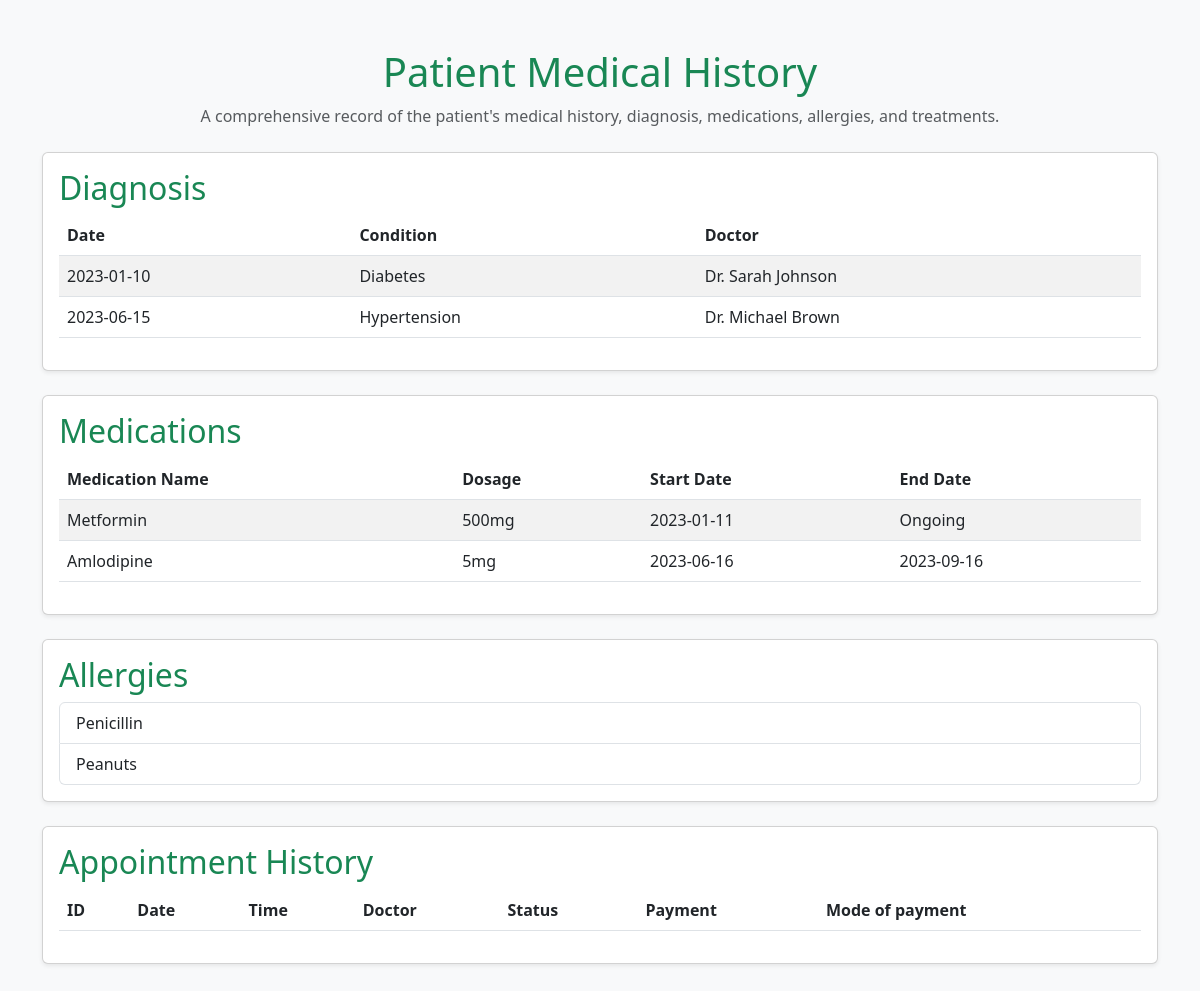
The page /patient_medical_history/ (signed in) on the database as committed earlier.
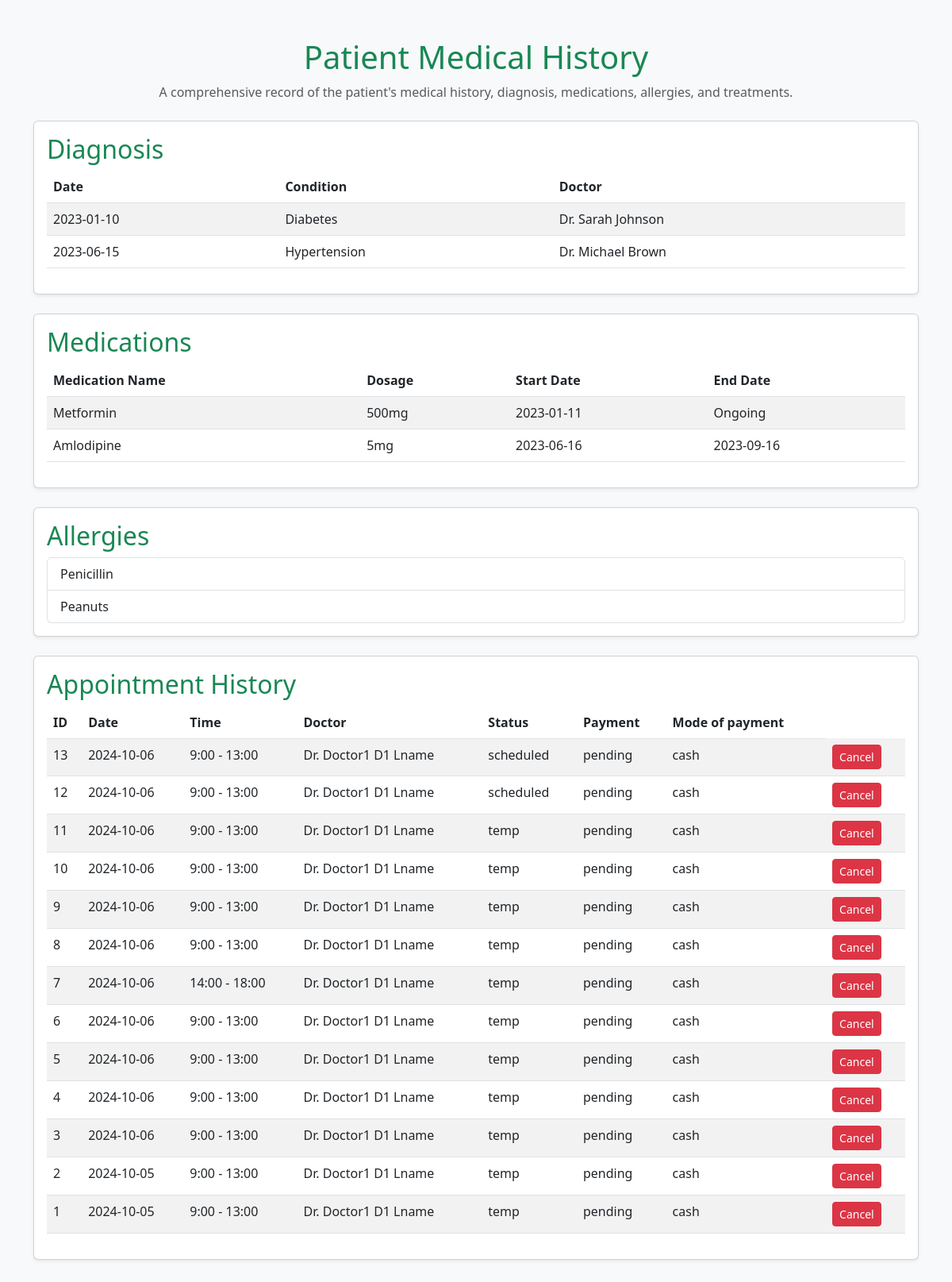
The same page on the database as committed later.
### main_app/models.py (models this page shows, shortened)
class Appointment(models.Model):
    STATUS_CHOICES = [
        ('temp', 'Temporary'),
        ('scheduled', 'Scheduled'),
        ('completed', 'Completed'),
        ('cancelled', 'Cancelled'),
        ('no-show', 'No Show'),
    ]
    PAYMENT_CHOICES = [
        ('pending', 'Pending'),
        ('paid', 'Paid'),
        ('cancelled', 'Cancelled'),
        ('refunded', 'Refunded'),
    ]
    MODE_CHOICES = [
        ('cash', 'Cash'),
        ('card', 'Card'),
        ('netbanking', 'Net Banking'),
        ('upi', 'UPI'),
    ]
    patient = models.ForeignKey(CustomUser, on_delete=models.CASCADE, related_name='patient_appointments')
    doctor = models.ForeignKey(CustomUser, on_delete=models.CASCADE, related_name='doctor_appointments')
    department = models.CharField(max_length=100)
    appointment_date = models.CharField(max_length=20)
    appointment_time = models.CharField(max_length=20)
    status = models.CharField(max_length=20, choices=STATUS_CHOICES, default='temp')
    payment_status = models.CharField(max_length=20, choices=PAYMENT_CHOICES, default='pending')
    mode_of_payment = models.CharField(max_length=50, choices=MODE_CHOICES, default='cash')

### auth_app/models.py (models this page shows, shortened)
class CustomUser(AbstractUser):
    ROLE_CHOICES = [
        ('admin', 'Admin'),
        ('doctor', 'Doctor'),
        ('patient', 'Patient'),
    ]
    GENDER_CHOICES = [
        (1, 'Male'),
        (2, 'Female'),
        (3, 'Other'),
    ]
    blood_group = models.CharField(max_length=3, choices=[
        ('A+', 'A+'),
        ('A-', 'A-'),
        ('B+', 'B+'),
        ('B-', 'B-'),
        ('AB+', 'AB+'),
        ('AB-', 'AB-'),
        ('O+', 'O+'),
        ('O-', 'O-'),
    ], null=True, blank=True)
    first_name = models.CharField(max_length=30)
    last_name = models.CharField(max_length=30)
    role = models.CharField(max_length=10, choices=ROLE_CHOICES)
    email = models.EmailField(unique=True)
    username = models.CharField(max_length=150, blank=True, null=True)
    gender = models.IntegerField(choices=GENDER_CHOICES, null=True, blank=True)
    age = models.IntegerField(null=True, blank=True)
    account_type = models.CharField(max_length=30)
    phone_number = models.CharField(max_length=15, null=True, blank=True)
    USERNAME_FIELD = 'email'
    REQUIRED_FIELDS = ['first_name', 'last_name']
    objects = CustomUserManager()

### main_app/views.py (the view)
# urls.py: path('patient_medical_history/', PatientMedicalHistoryView.as_view(), name='patient_medical_history'),
class PatientMedicalHistoryView(LoginRequiredMixin, View):
    def get(self, request, *args, **kwargs):
        appointments = Appointment.objects.filter(patient=request.user).order_by('-id')
        context = {
            'patient_id': request.user.id,
            'appointments': appointments,
        }
        return render(request, 'patient_medical_history.html', context)

### templates/patient_medical_history.html (shortened to what the changed rows need)
<!DOCTYPE html>
<html lang="en">
<head>
    <link href="https://cdn.jsdelivr.net/npm/bootstrap@5.3.0-alpha1/dist/css/bootstrap.min.css" rel="stylesheet">
</head>
<body class="bg-light">
    <div class="container my-5">
        <div class="text-center mb-4">
            <h1 class="text-success">Patient Medical History</h1>
        </div>
        <div class="card mb-4 shadow-sm">
            <div class="card-body">
                <h2 class="card-title text-success">Diagnosis</h2>
                <table class="table table-striped">
                    <thead>
                        <tr>
                            <th scope="col">Date</th>
                            <th scope="col">Condition</th>
                            <th scope="col">Doctor</th>
                        </tr>
                    </thead>
                </table>
            </div>
        </div>
        <div class="card mb-4 shadow-sm">
            <div class="card-body">
                <h2 class="card-title text-success">Medications</h2>
                <table class="table table-striped">
                    <thead>
                        <tr>
                            <th scope="col">Medication Name</th>
                            <th scope="col">Dosage</th>
                            <th scope="col">Start Date</th>
                            <th scope="col">End Date</th>
                        </tr>
                    </thead>
                </table>
            </div>
        </div>
        <div class="card mb-4 shadow-sm">
            <div class="card-body">
                <h2 class="card-title text-success">Allergies</h2>
            </div>
        </div>
        <div class="card mb-4 shadow-sm">
            <div class="card-body">
                <h2 class="card-title text-success">Appointment History</h2>
                <table class="table table-striped">
                    <thead>
                        <tr>
                            <th scope="col">ID</th>
                            <th scope="col">Date</th>
                            <th scope="col">Time</th>
                            <th scope="col">Doctor</th>
                            <th scope="col">Status</th>
                            <th scope="col">Payment</th>
                            <th scope="col">Mode of payment</th>
                        </tr>
                    </thead>
                    <tbody>
                        {% for appointment in appointments %}
                        <tr>
                            <td>{{ appointment.id }}</td>
                            <td>{{ appointment.appointment_date }}</td>
                            <td>{{ appointment.appointment_time }}</td>
                            <td>Dr. {{ appointment.doctor.first_name }}  {{ appointment.doctor.last_name }}</td>
                            <td>{{ appointment.status }}</td>
                            <td>{{ appointment.payment_status }}</td>
                            <td>{{ appointment.mode_of_payment }}</td>
                            <td>
                                {% if appointment.status != 'cancelled' %}
                                <button class="btn btn-danger btn-sm">
                                    Cancel
                                </button>
                                {% endif %}
                            </td>
                        </tr>
                        {% endfor %}
                    </tbody>
                </table>
            </div>
        </div>
    </div>
</body>
</html>

Rows that differ between the two databases and show on the page:
added Appointment: id "13", appointment_date "2024-10-06", appointment_time "9:00 - 13:00", doctor.first_name "Doctor1", doctor.last_name "D1 Lname", status "scheduled", payment_status "pending", mode_of_payment "cash", shows "Cancel"
added Appointment: id "12", appointment_date "2024-10-06", appointment_time "9:00 - 13:00", doctor.first_name "Doctor1", doctor.last_name "D1 Lname", status "scheduled", payment_status "pending", mode_of_payment "cash", shows "Cancel"
added Appointment: id "11", appointment_date "2024-10-06", appointment_time "9:00 - 13:00", doctor.first_name "Doctor1", doctor.last_name "D1 Lname", status "temp", payment_status "pending", mode_of_payment "cash", shows "Cancel"
added Appointment: id "10", appointment_date "2024-10-06", appointment_time "9:00 - 13:00", doctor.first_name "Doctor1", doctor.last_name "D1 Lname", status "temp", payment_status "pending", mode_of_payment "cash", shows "Cancel"
added Appointment: id "9", appointment_date "2024-10-06", appointment_time "9:00 - 13:00", doctor.first_name "Doctor1", doctor.last_name "D1 Lname", status "temp", payment_status "pending", mode_of_payment "cash", shows "Cancel"
added Appointment: id "8", appointment_date "2024-10-06", appointment_time "9:00 - 13:00", doctor.first_name "Doctor1", doctor.last_name "D1 Lname", status "temp", payment_status "pending", mode_of_payment "cash", shows "Cancel"
added Appointment: id "7", appointment_date "2024-10-06", appointment_time "14:00 - 18:00", doctor.first_name "Doctor1", doctor.last_name "D1 Lname", status "temp", payment_status "pending", mode_of_payment "cash", shows "Cancel"
added Appointment: id "6", appointment_date "2024-10-06", appointment_time "9:00 - 13:00", doctor.first_name "Doctor1", doctor.last_name "D1 Lname", status "temp", payment_status "pending", mode_of_payment "cash", shows "Cancel"
added Appointment: id "5", appointment_date "2024-10-06", appointment_time "9:00 - 13:00", doctor.first_name "Doctor1", doctor.last_name "D1 Lname", status "temp", payment_status "pending", mode_of_payment "cash", shows "Cancel"
added Appointment: id "4", appointment_date "2024-10-06", appointment_time "9:00 - 13:00", doctor.first_name "Doctor1", doctor.last_name "D1 Lname", status "temp", payment_status "pending", mode_of_payment "cash", shows "Cancel"
added Appointment: id "3", appointment_date "2024-10-06", appointment_time "9:00 - 13:00", doctor.first_name "Doctor1", doctor.last_name "D1 Lname", status "temp", payment_status "pending", mode_of_payment "cash", shows "Cancel"
added Appointment: id "2", appointment_date "2024-10-05", appointment_time "9:00 - 13:00", doctor.first_name "Doctor1", doctor.last_name "D1 Lname", status "temp", payment_status "pending", mode_of_payment "cash", shows "Cancel"
added Appointment: id "1", appointment_date "2024-10-05", appointment_time "9:00 - 13:00", doctor.first_name "Doctor1", doctor.last_name "D1 Lname", status "temp", payment_status "pending", mode_of_payment "cash", shows "Cancel"
